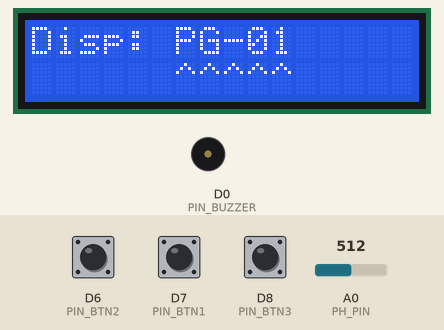
A sketch run on a simulated ESP8266 (NodeMCU). Parts: 16×2 character LCD, buzzer (waves = sounding). Inputs (shaded band) come from the test bench; at power-on: D8 (PIN_BTN3) LOW, D6 (PIN_BTN2) LOW, A0 (PH_PIN) = 512, D7 (PIN_BTN1) LOW. WiFi joins after 1.5 s; servers stay silent unless stated; uploads are accepted with an empty reply; what the sketch prints to the serial monitor is not drawn.

Above: at 5.0 s.
5.1 s: D8 (PIN_BTN3) pulled HIGH for 0.15 s
At 7.9 s:
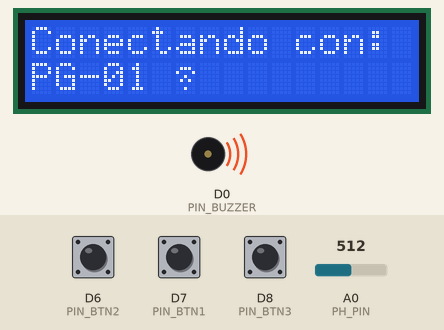
8.2 s: D6 (PIN_BTN2) pulled HIGH for 3.2 s
At 10.6 s:
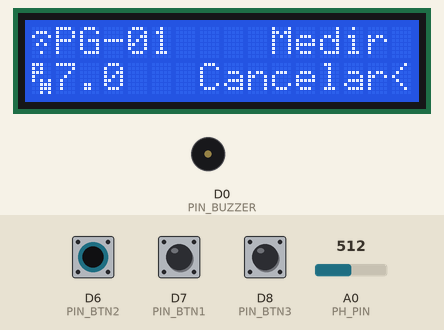
12.9 s: A0 (PH_PIN) set to 716
At 13.8 s:
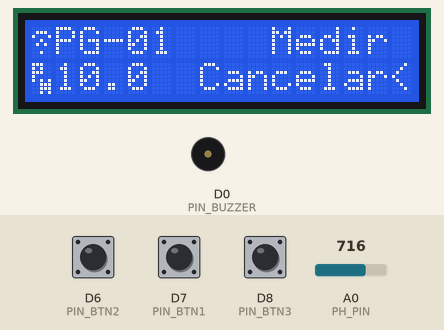
14.6 s: D7 (PIN_BTN1) pulled HIGH for 1 s
At 15.5 s:
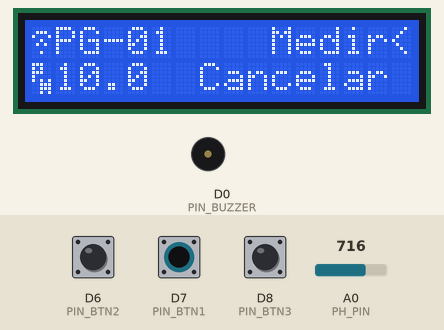
17.1 s: D8 (PIN_BTN3) pulled HIGH for 1 s
At 17.63 s:
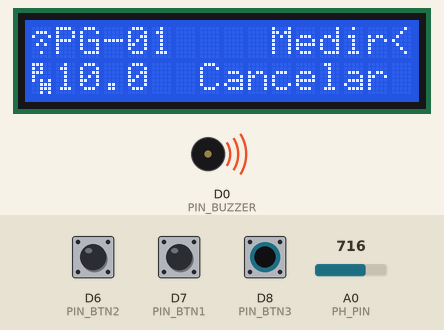
19.6 s: D6 (PIN_BTN2) pulled HIGH for 0.15 s
At 21.3 s:
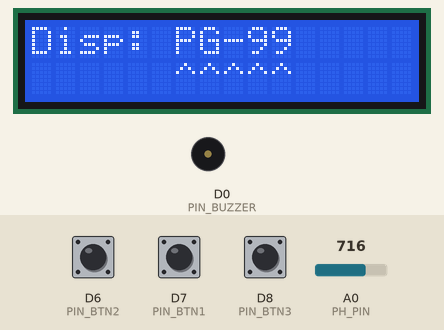
Timing chart, 0 to 22.4 s (numbered marks = the images above; inputs shaded):
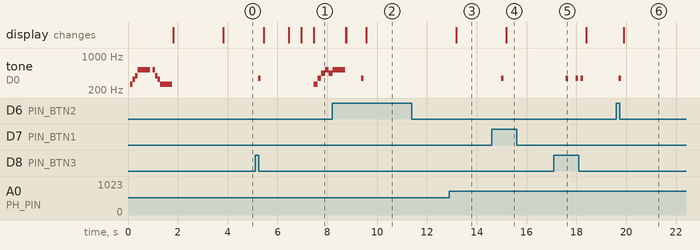

The sketch:

PhTrackerV5.ino
```cpp
#include "Arduino.h"
#include <LiquidCrystal_I2C.h>
#include <ESP8266WiFi.h>
#include <ESP8266HTTPClient.h>

#define PH_PIN A0

#define PIN_BUZZER D0

#define PIN_BTN1 D7
#define PIN_BTN2 D6
#define PIN_BTN3 D8


int botonPresionado = 0;
int pantalla = 0;
int cursorPosicionSelect = 0;
int IDDISPOSITIVO_API = 1;

float pHLeidoActual = 0.0;
float pHLeidoAnterior = 0.0;

LiquidCrystal_I2C lcd(0x27, 16, 2); // Dirección I2C común: 0x27 o 0x3F

byte wifiIcon[] = {B00000,B01110,B10001,B00100,B01010,B00000,B00100,B00000};
byte phIcon[] = {B11100,B10100,B11100,B10000,B10101,B00111,B00111,B00101};
byte okIcon[] = {B00000,B00000,B00001,B00010,B10100,B01000,B00000,B00000};

WiFiClient client;
HTTPClient http;

int httpCode = 0;
String respuesta;

void setup() {

  Serial.begin(115200);

  pinMode(PIN_BUZZER, OUTPUT);
  pinMode(PIN_BTN1, INPUT);
  pinMode(PIN_BTN2, INPUT);
  pinMode(PIN_BTN3, INPUT);


  lcd.init();
  lcd.createChar(0, wifiIcon);
  lcd.createChar(1, phIcon);
  lcd.createChar(2, okIcon);


  lcd.backlight();

  Serial.println("Dispositivo Iniciado");

  tonoInicio();

  Pantallas(0); //era 0


}

void loop() {
  if( pantalla == 3 ){
    procesoLecturaPh();
  }


  botonPresionado = botonera();

  if( (pantalla == 1) ){
    if(botonPresionado == 1){
      Sonar(1);
      IDDISPOSITIVO_API += 1;
      if(IDDISPOSITIVO_API==100){IDDISPOSITIVO_API = 1;}
      actualizarDispositivo();
    }
    if(botonPresionado == 2){
      Sonar(1);
      IDDISPOSITIVO_API -= 1;
      if(IDDISPOSITIVO_API==0){IDDISPOSITIVO_API = 99;}
      actualizarDispositivo();
    }
    if(botonPresionado == 3){
      Sonar(1);
      Pantallas(2);
      setup_wifi();
    }
  }

 if( pantalla == 3){
  if( (botonPresionado == 1) && (cursorPosicionSelect == 2) ){
    Sonar(1);
    cursorPosicion(1);
  }
  if( (botonPresionado == 2) && (cursorPosicionSelect == 1) ){
    Sonar(1);
    cursorPosicion(2);
  }


  if( (botonPresionado == 3) && (cursorPosicionSelect == 1) ){
    Sonar(1);
    Serial.println("Funcion de guardado de ph");
    peticionHttp();
    Sonar(2);
    WiFi.disconnect();
    Pantallas(1);

  }
  if( (botonPresionado == 3) && (cursorPosicionSelect == 2) ){
    Sonar(3);
    WiFi.disconnect();
    delay(1000);
    Pantallas(1);
  }


 }


}
```

ProcesoBotonera.ino
```cpp
int botonera(){

  if(digitalRead(PIN_BTN1)==HIGH){
    delay(100);
    return 1;
  }

  if(digitalRead(PIN_BTN2)==HIGH){
    delay(100);
    return 2;
  }

  if(digitalRead(PIN_BTN3)==HIGH){
    delay(100);
    return 3;
  }

  delay(100);
  return 0;
}


void resetBotonPresionado(){
  botonPresionado = 0;
}
```

ProcesoConexionWiFi.ino
```cpp
void setup_wifi() {
  int contconexion = 0;
  String ssid ="TankMaster PG-"+arregloNumerico(IDDISPOSITIVO_API, 2);
  String pass = "123456789";
  //WIFI
  WiFi.mode(WIFI_STA); //para que no inicie el SoftAP en el modo normal
  WiFi.begin(ssid, pass);
  while (WiFi.status() != WL_CONNECTED and contconexion <15) { //Cuenta hasta 50 si no se puede conectar lo cancela
    ++contconexion;
    delay(500);
    Serial.print(".");
    lcd.setCursor(6, 1);
    lcd.print(" ");
    delay(500);
    lcd.setCursor(6, 1);
    lcd.write(0);
  }
  if (contconexion <15) {
    tonoOk();
    Serial.println("");
    Serial.print("WiFi conectado:");
    Serial.println(WiFi.localIP());
    Pantallas(3);
  }else {
    tonoError();
    Serial.println("");
    Serial.println("Error de conexion");
    Pantallas(4);
  }
}
```

ProcesoLecturapH.ino
```cpp
void procesoLecturaPh(){
  int analogValue = analogRead(PH_PIN);  // valor entre 0 y 1023
  float pHLeidoActual =  map(analogValue, 0, 1023, 0.0, 14.0);


  Serial.print("Analog: ");
  Serial.print(analogValue);
  Serial.print("//");
  Serial.print("pH: ");
  Serial.println(pHLeidoActual, 1);

  if( pHLeidoActual != pHLeidoAnterior){
    pHLeidoAnterior = pHLeidoActual;
    lcd.setCursor(2, 1);
    lcd.print("    ");
    lcd.setCursor(1, 1);
    lcd.print(pHLeidoActual, 1);
  }


  delay(500);
}


float mapFloat(float x, float in_min, float in_max, float out_min, float out_max) {
  return (x - in_min) * (out_max - out_min) / (in_max - in_min) + out_min;
}


String peticionHttp() {
  Serial.println("Entregando Peticion");

  String phNivel = String(pHLeidoAnterior);
  String URLPETICION = "http://192.168.4.1/guardarPhLeido?ph=" + phNivel;

  http.begin(client, URLPETICION);  // ¡OJO! Es HTTP, no HTTPS
  http.addHeader("Content-Type", "application/json");

  int httpCode = http.GET();
  Serial.print("httpCode: ");
  Serial.println(httpCode);

  if (httpCode == 200) {
    respuesta = http.getString();
    Serial.println("Respuesta del servidor: " + respuesta);
    http.end();
    return respuesta;
  } else {
    Serial.println("Error en la petición HTTP");
    http.end();
    return "";
  }
}
```

ProcesoPantalla.ino
```cpp
void Pantallas(int pantallaSeleccionada){
  pantalla = pantallaSeleccionada;
  resetBotonPresionado();
  switch(pantalla){
    case 0:
      pantallaInicio();
      break;
   case 1:
      seleccionaDispositivo();
      break;
   case 2:
      conectandoDispositivo();
      break;
   case 3:
      dispositivoConectado();
      cursorPosicion(1);
      break;
   case 4:
      errorConexion();
      break;

    default:
      break;
  }
}


void cursorPosicion(int posicion){
  cursorPosicionSelect = posicion;
  lcd.setCursor(15, 0);
  lcd.print(" ");
  lcd.setCursor(15, 1);
  lcd.print(" ");
  switch(posicion){
   case 1:
      lcd.setCursor(15, 0);
      lcd.print("<");
      break;
   case 2:
      lcd.setCursor(15, 1);
      lcd.print("<");
      break;
    default:
      break;
  }
}


/*PANTALLA DE INICIO DEL DISPOSITIVO*/
void pantallaInicio(){
  lcd.clear();
  lcd.setCursor(0, 0);
  lcd.print("***pH Tracker***");
  lcd.setCursor(4, 1);
  lcd.print("Iniciando");
  lcd.write(2);
  delay(2000);
  Pantallas(1);
}


/*PANTALLA DE SELECCION DE DISPOSITIVO TANKMASTER*/
void seleccionaDispositivo(){
  lcd.clear();
  lcd.setCursor(0, 0);
  lcd.print("Disp: PG-");
  lcd.print(arregloNumerico(IDDISPOSITIVO_API, 2));
  lcd.setCursor(6, 1);
  lcd.print("^^^^^");
}

void actualizarDispositivo(){
  lcd.setCursor(9, 0);
  lcd.print("  ");
  lcd.setCursor(9, 0);
  lcd.print(arregloNumerico(IDDISPOSITIVO_API, 2));
}


void conectandoDispositivo(){
  lcd.clear();
  lcd.setCursor(0, 0);
  lcd.print("Conectando con:");
  lcd.setCursor(0, 1);
  lcd.print("PG-");
  lcd.print(arregloNumerico(IDDISPOSITIVO_API, 2));
}


void dispositivoConectado(){
  lcd.clear();
  lcd.setCursor(0, 0);
  lcd.write(0);
  lcd.print("PG-");
  lcd.print(arregloNumerico(IDDISPOSITIVO_API, 2));
  lcd.setCursor(0, 1);
  lcd.write(1);
  lcd.print("7.5");

  lcd.setCursor(10, 0);
  lcd.print("Medir");
  lcd.setCursor(7, 1);
  lcd.print("Cancelar");
}


void errorConexion(){
  lcd.clear();
  lcd.setCursor(0, 0);
  lcd.print("ERROR CONEXION");
  lcd.setCursor(0, 1);
  lcd.print("PG-");
  lcd.print(arregloNumerico(IDDISPOSITIVO_API, 2));
  delay(3000);
  Pantallas(1);
}

/*PANTALLA DE LECTURA DE PH*/


/*EXTRAS*/

String arregloNumerico(int numero, int digitos){
  String retorno = "";
  int longitud = String(numero).length();
  int ceros = digitos - longitud;
  for(int i=1; i<=ceros; i++){
    retorno += "0";
  }
  retorno += String(numero);
  return retorno;
}
```

ProcesoSonido.ino
```cpp
void Sonar(int cantidad){         // Función para sonar un tono en la cantidad requerida
  for(int i=0; i<cantidad; i++){  // Realizamos un loop con la cantidad de tonos
    tone(PIN_BUZZER, 349,100);  // FA - F4 349 / F5 698
    delay(100);                   // Esperamos 250ms
    noTone(PIN_BUZZER);        // Apagamos el buzzer
    digitalWrite(PIN_BUZZER, 0);
    delay(100);                   // Esperamos 250ms
  }
}


void tonoInicio() {   // Tono de inicio
    tone(PIN_BUZZER, 262,100);  // DO  - C4 262
    delay(100);
    tone(PIN_BUZZER, 330,100);  // MI  - E4 330
    delay(100);
    tone(PIN_BUZZER, 392,100);  // SOL - G4 392
    delay(100);
    tone(PIN_BUZZER, 523,500);  // DO  - C5 523
    delay(600);
    tone(PIN_BUZZER, 523,100);  // DO  - C5 523
    delay(100);
    tone(PIN_BUZZER, 392,100);  // SOL - G4 392
    delay(100);
    tone(PIN_BUZZER, 330,100);  // MI  - E4 330
    delay(100);
    tone(PIN_BUZZER, 262,500);  // DO  - C4 262
    delay(500);
    noTone(PIN_BUZZER);        // Apagamos el buzzer
}


void tonoLecturaCorrecta() {   // Tono de inicio
    tone(PIN_BUZZER, 262,100);  // DO - C4 262 / C5 523
    delay(150);               // Esperamos 150ms
    tone(PIN_BUZZER, 349,100);  // FA - F4 349 / F5 698
    delay(150);               // Esperamos 150ms
    tone(PIN_BUZZER, 440,500);  // LA - A4 440 / A5 880
    delay(500);      // Esperamos 500ms
    digitalWrite(PIN_BUZZER, 0);
    noTone(PIN_BUZZER);        // Apagamos el buzzer
}

void tonoOk(){
    tone(PIN_BUZZER, 262,150); // DO4 - C4
    delay(150);
    tone(PIN_BUZZER, 349,150); // FA4 - F4
    delay(150);
    tone(PIN_BUZZER, 440,150); // LA4 - A4
    delay(150);
    tone(PIN_BUZZER, 523,150); // DO5 - C5
    delay(150);
    tone(PIN_BUZZER, 440,150); // LA4 - A4
    delay(150);
    tone(PIN_BUZZER, 523,500); // DO5 - C5
    delay(500);
    noTone(PIN_BUZZER);
}


void tonoError(){           // Función de tono de error
    tone(PIN_BUZZER, 110,100);  // LA - A - 440
    delay(150);               // Esperamos 150ms
    tone(PIN_BUZZER, 87,100);  // FA - F - 349
    delay(150);               // Esperamos 150ms
    tone(PIN_BUZZER, 65,1000);  // DO - C -262
    delay(500);               // Esperamos 500ms
    digitalWrite(PIN_BUZZER, 0);
    noTone(PIN_BUZZER);
}
```

Measured:
- after the input at 5.1 s, tone on D0 (PIN_BUZZER): plays 349 Hz for 0.10 s, 262 Hz for 0.15 s, 349 Hz for 0.15 s, 440 Hz for 0.15 s, 523 Hz for 0.15 s, 440 Hz for 0.13 s, starting after 0.13 s; the display: first changes after 0.36 s (image 1 shows a later state)
- after the input at 8.2 s, the display: first differs from a run without the input after 1.4 s (image 2)
- after the input at 12.9 s, the display: changes after 0.27 s (image 3)
- after the input at 14.6 s, tone on D0 (PIN_BUZZER): silent → 349 Hz after 0.37 s, → silent 0.10 s later; the display: changes after 0.58 s (image 4)
- after the input at 17.1 s, tone on D0 (PIN_BUZZER): goes 349 Hz 0.10 s, silent 0.30 s, 349 Hz 0.10 s, silent 0.10 s, 349 Hz 0.10 s, then silent, starting after 0.48 s
- after the input at 19.6 s, tone on D0 (PIN_BUZZER): silent → 349 Hz after 0.10 s, → silent 0.10 s later; the display: changes after 0.31 s (image 6)
